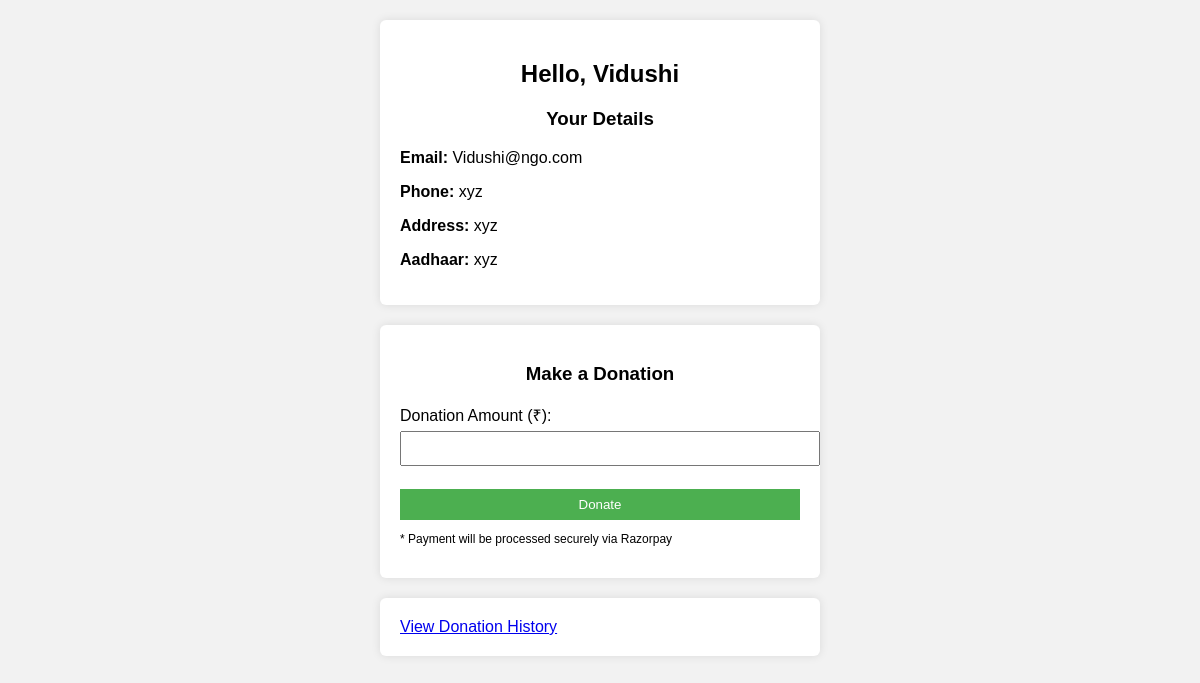
/dashboard (signed in), run on the app's committed database.
### tables this page shows
CREATE TABLE users (
    id INTEGER PRIMARY KEY AUTOINCREMENT,
    name TEXT NOT NULL,
    email TEXT UNIQUE NOT NULL,
    password TEXT NOT NULL,
    phone TEXT,
    address TEXT,
    aadhaar TEXT,
    role TEXT DEFAULT 'user',
    created_at DATETIME DEFAULT CURRENT_TIMESTAMP
);

### app.py (the view)
@app.route("/dashboard")
def dashboard():
    if "user_id" not in session:
        return redirect("/")
    conn = get_db_connection()
    user = conn.execute(
        "SELECT * FROM users WHERE id=?",
        (session["user_id"],)
    ).fetchone()
    conn.close()
    return render_template("dashboard.html", user=user)

### app.py (called while the page is built)
def get_db_connection():
    conn = sqlite3.connect(DB_PATH)
    conn.row_factory = sqlite3.Row
    return conn

### templates/dashboard.html (shortened to what this page needs)
<!DOCTYPE html>
<html>
<head>
    <link rel="stylesheet" href="{{ url_for('static', filename='style.css') }}">
</head>
<body>
<div class="box">
    <h2>Hello, {{ user.name }}</h2>
    <h3>Your Details</h3>
    <p><b>Email:</b> {{ user.email }}</p>
    <p><b>Phone:</b> {{ user.phone }}</p>
    <p><b>Address:</b> {{ user.address }}</p>
    <p><b>Aadhaar:</b> {{ user.aadhaar }}</p>
</div>
<div class="box">
    <h3>Make a Donation</h3>
    <form id="donationForm">
        <label>Donation Amount (₹):</label><br>
        <input type="number" name="amount" id="amount" required><br><br>
        <button type="button" onclick="makeDonation()">Donate</button>
    </form>
    <p style="font-size:12px;">
        * Payment will be processed securely via Razorpay
    </p>
</div>
<div class="box">
    <a href="/history">View Donation History</a>
</div>
</body>
</html>

### Static/Style.css (style rules this page uses)
body { font-family: Arial, sans-serif; background-color: #f2f2f2; }
.box { width: 400px; background: white; padding: 20px; margin: 20px auto; border-radius: 6px; box-shadow: 0 0 10px rgba(0,0,0,0.1); }
h2, h3 { text-align: center; }
input, textarea, button { width: 100%; padding: 8px; margin-top: 5px; }
button { background-color: #4CAF50; color: white; border: none; cursor: pointer; }

### data on the page
users: name "Vidushi", email "Vidushi@ngo.com", phone "xyz", address "xyz", aadhaar "xyz"
